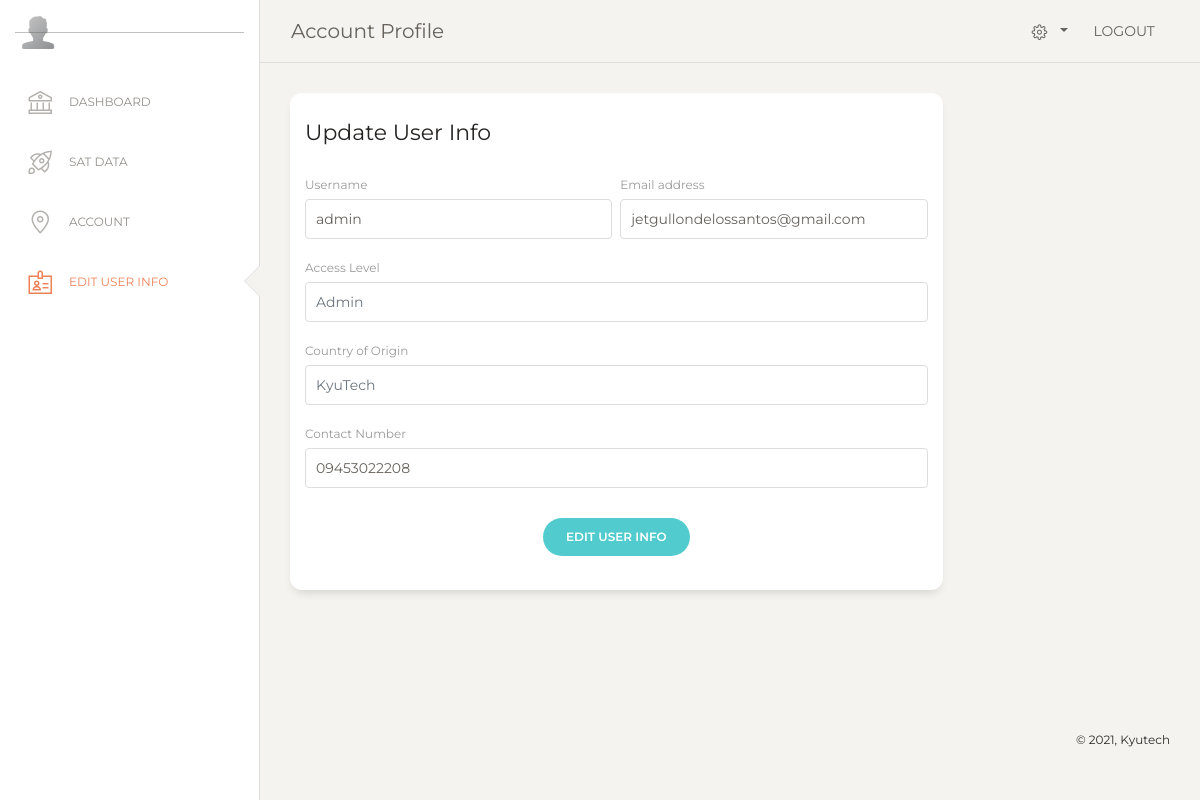
The app's page /pages/edituser.php?updatebutton=27 (signed in) with its own data.
### tables this page shows
CREATE TABLE `users` (
  `idUsers` int(11) NOT NULL,
  `usernameUsers` tinytext NOT NULL,
  `emailUsers` tinytext NOT NULL,
  `passwordUsers` varchar(255) NOT NULL,
  `countryUsers` tinytext NOT NULL,
  `contactUsers` tinytext NOT NULL,
  `permissionsUsers` text NOT NULL DEFAULT 'Regular User'
);

### includes/classautoloader.inc.php (called while the page is built, shortened)
<?php
function myAutoLoader($className) {
    $url = $_SERVER['HTTP_HOST'].$_SERVER['REQUEST_URI'];
    if (strpos($url,'../includes') !== false) {
        $path = '.../classes/';
    } else {
        $path = '../classes/';
    }
    $extension = '.class.php';
}

### classes/dbh.class.php (called while the page is built, shortened)
<?php
 class Dbh {
     private $host = 'localhost';
     private $user = 'root';
     private $pwd = '';
     private $dbName = 'satdata';
     protected function connect() {
         $dsn = 'mysql:host='. $this->host .';dbname=' . $this->dbName;
         $pdo = new PDO($dsn,$this->user,$this->pwd);
         $pdo->setAttribute(PDO::ATTR_DEFAULT_FETCH_MODE,PDO::FETCH_ASSOC);
         return $pdo;
     }
 }

### classes/users.class.php (called while the page is built, shortened)
<?php
class Users extends Dbh {
    protected function getOneUser($id) {
        $sql = "SELECT * FROM users WHERE idUsers = ?";
        $stmt = $this->connect()->prepare($sql);
        $stmt->execute([$id]);
        $results = $stmt->fetchAll();
        return $results;
    }
}

### classes/usersview.class.php (called while the page is built, shortened)
<?php
class UsersView extends Users {
    public function showOneUser($fileId) {
        $results = $this->getOneUser($fileId);
        return $results;
    }
}

### pages/edituser.php (the view, shortened to what this page needs)
<?php
    include_once 'header.php';
    if (isset($_GET['updatebutton'])) {
      $id = $_GET['updatebutton'];
      $showUsersObj = new UsersView();
      $results = $showUsersObj-> showOneUser($id);
      $username = $results[0]['usernameUsers'];
      $email = $results[0]['emailUsers'];
      $access = $results[0]['permissionsUsers'];
      $country = $results[0]['countryUsers'];
      $contact = $results[0]['contactUsers'];
  }
?>
<div class="sidebar-wrapper">
        <ul class="nav">
          <li>
            <a href="./dashboard.php">
              <i class="nc-icon nc-bank"></i>
              <p>Dashboard</p>
            </a>
          </li>
          <li>
            <a href="./satdata.php?query=default">
              <i class="nc-icon nc-spaceship"></i>
              <p>Sat Data</p>
            </a>
          </li>
          <li>
            <a href="./account.php">
              <i class="nc-icon nc-pin-3"></i>
              <p>Account</p>
            </a>
          </li>
          <li class="active ">
            <a href="#">
              <i class="nc-icon nc-badge"></i>
              <p>Edit User Info</p>
            </a>
          </li>
        </ul>
      </div>
    </div>
    <div class="main-panel" style="height: 100vh;">
        <nav class="navbar navbar-expand-lg navbar-absolute fixed-top navbar-transparent">
        <div class="container-fluid">
          <div class="navbar-wrapper">
            <a class="navbar-brand" href="javascript:;">Account Profile</a>
          </div>
          <div class="collapse navbar-collapse justify-content-end" id="navigation">
            <ul class="navbar-nav">
              <li class="nav-item btn-rotate dropdown">
                <a class="nav-link dropdown-toggle" href="http://example.com" id="navbarDropdownMenuLink" data-toggle="dropdown" aria-haspopup="true" aria-expanded="false">
                <i class="nc-icon nc-settings-gear-65"></i>
                </a>
              </li>
              <li class="nav-item">
                <a href="../includes/logout.inc.php" class="nav-link btn-rotate">
                  LOGOUT
                </a>
              </li>
            </ul>
          </div>
        </div>
      </nav>
  <div class="content">
        <div class="row">
          <div class="col-md-9">
          <div class="card card-user">
              <div class="card-header">
                <h5 class="card-title">Update User Info</h5>
              </div>
              <div class="card-body">
                <form method ="post">
                  <div class="row">
                    <div class="col-md-6 pr-1">
                      <div class="form-group">
                        <label>Username</label>
                        <input type="text" class="form-control" placeholder="Username" required  name= "upusername" value = <?php echo $username ?>>
                      </div>
                    </div>
                    <div class="col-md-6 pl-1">
                      <div class="form-group">
                        <label>Email address</label>
                        <input type="email" class="form-control" placeholder="Email" required name= "upemail" value = <?php echo $email ?>>
                      </div>
                    </div>
                  </div>
                  <div class="row">
                    <div class="col-md-12">
                      <div class="form-group">
                        <label>Access Level</label>
                        <input type="text" class="form-control" placeholder = "<?php echo $access ?>" name="upaccess" list="permissions">
                      </div>
                    </div>
                  </div>
                  <div class="row">
                    <div class="col-md-12">
                      <div class="form-group">
                        <label>Country of Origin</label>
                        <input type="text" class="form-control" name= "upcountry" placeholder = "<?php echo $country ?>" list="countryname" required>
                      </div>
                    </div>
                  </div>
                  <div class="row">
                    <div class="col-md-12">
                      <div class="form-group">
                        <label>Contact Number</label>
                        <input type="text" class="form-control" placeholder="Contact Number" required  name= "upcontact" value = <?php echo $contact ?>>
                      </div>
                    </div>
                  </div>
                  <div class="row">
                    <div class="update ml-auto mr-auto">
                      <button type="submit" name="updateuser-button" class="btn btn-primary btn-round">Edit User Info</button>
                    </div>
                  </div>
              </form>
              </div>
            </div>
          </div>
        </div>
      </div>
<?php
    include_once 'footer.php';

### assets/css/stylesheet.css (style rules this page uses)
html { background-color: #f1f1f1; font-family: "Montserrat"; }
body { margin: 0; padding: 0; }

### records on screen
users: upusername "admin", upemail "jetgullondelossantos@gmail.com", upaccess "Admin", upcountry "KyuTech", upcontact "09453022208"
